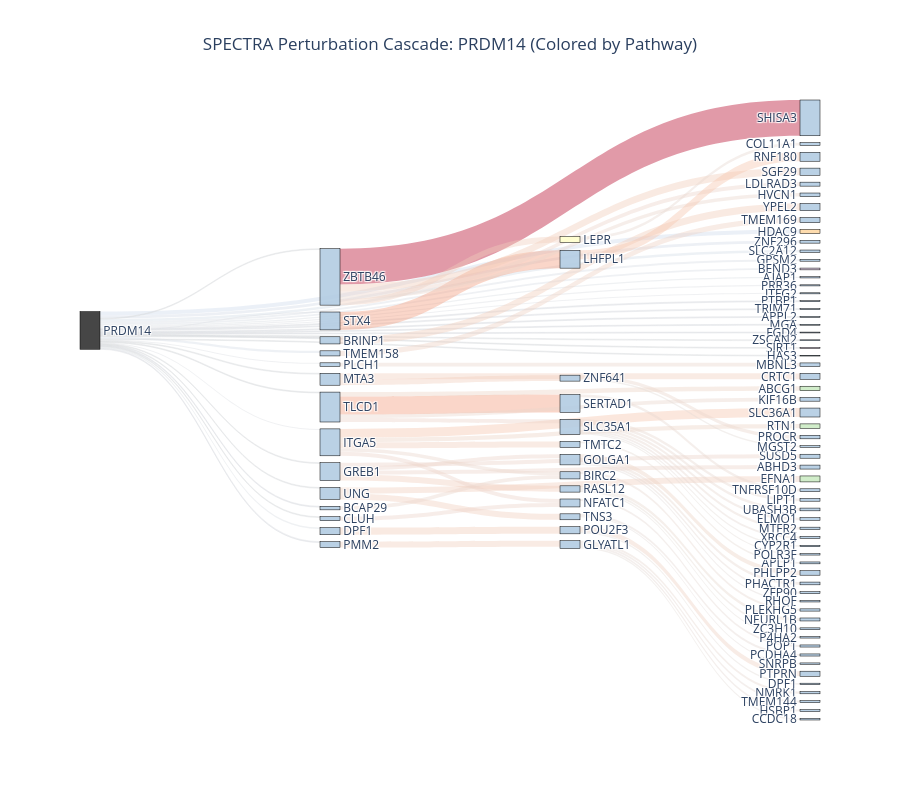

The notebook cell this image was saved under:
### Code cell
import networkx as nx
import numpy as np
import matplotlib.pyplot as plt
import plotly.graph_objects as go
import matplotlib.colors as mcolors

# A_layers = [A_1, A_2, A_3] 

# # Define Functional Groups - Gene Ontology (GO) databases
# gene_to_function = {
#     target_gene: 'Perturbed Target',
#     'HDAC9': 'Chromatin Remodeling',
#     'DPF1': 'Chromatin Remodeling',
#     'ZNF296': 'Gametogenesis',
#     'CADM1': 'Neurodevelopment',
#     'DNAH7': 'Gametogenesis',
#     'SALL4': 'Pluripotency'
#     # Any gene not in this dictionary will be marked as 'Other / Unannotated'
# }

# Automatically generate a color palette for your functional groups
unique_groups = list(set(gene_to_function.values())) + ['Other / Unannotated']
palette = plt.cm.Pastel1.colors
group_colors = {
    group: f'rgba({int(c[0]*255)}, {int(c[1]*255)}, {int(c[2]*255)}, 0.9)'
    for group, c in zip(unique_groups, palette)
}
group_colors['Perturbed Target'] = 'rgba(50, 50, 50, 0.9)' # Dark grey for the target

# Track Internal IDs vs Display Labels
internal_id_to_idx = {}
display_labels = []
node_colors = []
node_customdata = [] # To show functional group on hover

sources, targets, values, link_colors, link_customdata = [], [], [], [], []
all_signed_weights = []

def get_internal_id(gene, hop):
    return f"{gene}_hop{hop}"

def add_or_get_node(gene, hop):
    internal_id = get_internal_id(gene, hop)
    if internal_id not in internal_id_to_idx:
        internal_id_to_idx[internal_id] = len(display_labels)
        
        # Plotly only sees the clean name!
        display_labels.append(gene) 
        
        # Assign Node Color based on function
        func_group = gene_to_function.get(gene, 'Other / Unannotated')
        node_colors.append(group_colors[func_group])
        node_customdata.append(func_group)
        
    return internal_id_to_idx[internal_id]

current_sources = {target_gene}
cascade_edges = [] 

# Step 3: Extract the continuous cascading edges
for hop_idx, A in enumerate([A_1, A_2, A_3]):
    current_hop_num = hop_idx + 1
    
    A_dense = A.cpu().detach().numpy()
    A_dense[np.abs(A_dense) < minimum_signal] = 0.0
    
    G = nx.from_numpy_array(A_dense, create_using=nx.DiGraph)
    G = nx.relabel_nodes(G, idx_to_gene)
    G.remove_edges_from(nx.selfloop_edges(G))
    
    next_sources = set()
    layer_edges = []
    
    for source_gene in current_sources:
        if source_gene in G:
            for target_gene_dest in G.successors(source_gene):
                w = G[source_gene][target_gene_dest]['weight']
                layer_edges.append((source_gene, target_gene_dest, w, abs(w)))
                
    layer_edges.sort(key=lambda x: x[3], reverse=True)
    top_layer_edges = layer_edges[:K_edges]
    
    for src, tgt, w, abs_w in top_layer_edges:
        src_idx = add_or_get_node(src, current_hop_num - 1)
        tgt_idx = add_or_get_node(tgt, current_hop_num)
        
        cascade_edges.append((src_idx, tgt_idx, w, abs_w))
        next_sources.add(tgt) 
        all_signed_weights.append(w)
        
    current_sources = next_sources

# Edge Colors (Heterophily)
max_abs_w = max([abs(w) for w in all_signed_weights]) if all_signed_weights else 1.0
vmin, vmax = -max_abs_w, max_abs_w

def get_edge_color(weight, vmin, vmax, alpha=0.4):
    norm_w = (weight - vmin) / (vmax - vmin)
    rgba = plt.cm.coolwarm(norm_w)
    return f'rgba({int(rgba[0]*255)}, {int(rgba[1]*255)}, {int(rgba[2]*255)}, {alpha})'

for src_idx, tgt_idx, w, abs_w in cascade_edges:
    sources.append(src_idx)
    targets.append(tgt_idx)
    values.append(abs_w)
    link_colors.append(get_edge_color(w, vmin, vmax))
    link_customdata.append(w)

# Step 5: Render
fig = go.Figure(data=[go.Sankey(
    arrangement = "snap",
    node = dict(
        pad = 20,
        thickness = 20,
        line = dict(color = "black", width = 0.5),
        label = display_labels,       # Clean names!
        color = node_colors,          # Functional coloring!
        customdata = node_customdata,
        hovertemplate = '<b>%{label}</b><br>Group: %{customdata}<extra></extra>'
    ),
    link = dict(
        source = sources,
        target = targets,
        value = values,
        color = link_colors,
        customdata = link_customdata,
        hovertemplate = '<b>%{source.label}</b> \u2192 <b>%{target.label}</b><br>Signal Flow: %{value:.4f}<br>Learned Weight: %{customdata:.4f}<extra></extra>'
    )
)])

fig.update_layout(
    title_text=f"SPECTRA Perturbation Cascade: {target_gene} (Colored by Pathway)",
    title_x=0.5,
    font_size=12,
    height=800,
    plot_bgcolor='white'
)

fig.show()

### Figure 1 — Plotly figure (JSON) as saved in the notebook; plotly's stock layout.template omitted (floating-point values rounded to 4 significant figures)
{"data": [{"arrangement": "snap", "link": {"color": ["rgba(205, 217, 236, 0.4)", "rgba(210, 218, 231, 0.4)", "rgba(211, 219, 230, 0.4)", "rgba(213, 219, 229, 0.4)", "rgba(214, 219, 228, 0.4)", "rgba(214, 219, 228, 0.4)", "rgba(215, 219, 226, 0.4)", "rgba(216, 219, 225, 0.4)", "rgba(217, 220, 224, 0.4)", "rgba(217, 220, 224, 0.4)", "rgba(217, 220, 224, 0.4)", "rgba(217, 220, 224, 0.4)", "rgba(217, 220, 224, 0.4)", "rgba(217, 220, 224, 0.4)", "rgba(217, 220, 224, 0.4)", "rgba(217, 220, 224, 0.4)", "rgba(217, 220, 224, 0.4)", "rgba(217, 220, 224, 0.4)", "rgba(217, 220, 224, 0.4)", "rgba(217, 220, 224, 0.4)", "rgba(217, 220, 224, 0.4)", "rgba(218, 220, 223, 0.4)", "rgba(218, 220, 223, 0.4)", "rgba(218, 220, 223, 0.4)", "rgba(218, 220, 223, 0.4)", "rgba(218, 220, 223, 0.4)", "rgba(218, 220, 223, 0.4)", "rgba(218, 220, 223, 0.4)", "rgba(218, 220, 223, 0.4)", "rgba(218, 220, 223, 0.4)", "rgba(179, 3, 38, 0.4)", "rgba(243, 152, 121, 0.4)", "rgba(243, 152, 121, 0.4)", "rgba(244, 195, 171, 0.4)", "rgba(241, 202, 182, 0.4)", "rgba(241, 202, 182, 0.4)", "rgba(241, 202, 182, 0.4)", "rgba(239, 206, 188, 0.4)", "rgba(239, 206, 188, 0.4)", "rgba(239, 206, 188, 0.4)", "rgba(239, 206, 188, 0.4)", "rgba(239, 206, 188, 0.4)", "rgba(239, 206, 188, 0.4)", "rgba(239, 206, 188, 0.4)", "rgba(239, 206, 188, 0.4)", "rgba(237, 208, 193, 0.4)", "rgba(236, 210, 196, 0.4)", "rgba(236, 210, 196, 0.4)", "rgba(234, 211, 199, 0.4)", "rgba(234, 211, 199, 0.4)", "rgba(234, 211, 199, 0.4)", "rgba(234, 211, 199, 0.4)", "rgba(234, 211, 199, 0.4)", "rgba(234, 211, 199, 0.4)", "rgba(234, 211, 199, 0.4)", "rgba(232, 213, 202, 0.4)", "rgba(232, 213, 202, 0.4)", "rgba(232, 213, 202, 0.4)", "rgba(232, 213, 202, 0.4)", "rgba(232, 213, 202, 0.4)", "rgba(244, 195, 171, 0.4)", "rgba(237, 208, 193, 0.4)", "rgba(236, 210, 196, 0.4)", "rgba(232, 213, 202, 0.4)", "rgba(231, 214, 205, 0.4)", "rgba(230, 215, 207, 0.4)", "rgba(230, 215, 207, 0.4)", "rgba(230, 215, 207, 0.4)", "rgba(230, 215, 207, 0.4)", "rgba(230, 215, 207, 0.4)", "rgba(230, 215, 207, 0.4)", "rgba(229, 216, 208, 0.4)", "rgba(229, 216, 208, 0.4)", "rgba(229, 216, 208, 0.4)", "rgba(228, 216, 209, 0.4)", "rgba(228, 216, 209, 0.4)", "rgba(228, 216, 209, 0.4)", "rgba(228, 216, 209, 0.4)", "rgba(228, 216, 209, 0.4)", "rgba(228, 216, 209, 0.4)", "rgba(227, 217, 211, 0.4)", "rgba(227, 217, 211, 0.4)", "rgba(226, 217, 212, 0.4)", "rgba(226, 217, 212, 0.4)", "rgba(226, 217, 212, 0.4)", "rgba(226, 217, 212, 0.4)", "rgba(226, 217, 212, 0.4)", "rgba(226, 217, 212, 0.4)", "rgba(225, 218, 214, 0.4)", "rgba(225, 218, 214, 0.4)"], "customdata": [-0.1111, -0.07692, -0.06667, -0.0625, -0.05263, -0.05, -0.04167, -0.03333, -0.0303, -0.02941, -0.02941, -0.02941, -0.02857, -0.02778, -0.02703, -0.02632, -0.02632, -0.02564, -0.025, -0.025, -0.02381, -0.02326, -0.02326, -0.02326, -0.02326, -0.02326, -0.02273, -0.02222, -0.02174, -0.02174, 1, 0.5, 0.5, 0.25, 0.2, 0.2, 0.2, 0.1667, 0.1667, 0.1667, 0.1667, 0.1667, 0.1667, 0.1667, 0.1667, 0.1429, 0.125, 0.125, 0.1111, 0.1111, 0.1111, 0.1111, 0.1111, 0.1111, 0.1111, 0.1, 0.1, 0.1, 0.1, 0.1, 0.25, 0.1429, 0.125, 0.1, 0.08333, 0.07692, 0.07692, 0.07692, 0.07692, 0.07692, 0.07143, 0.06667, 0.0625, 0.0625, 0.05882, 0.05882, 0.05556, 0.05556, 0.05556, 0.05556, 0.05263, 0.05263, 0.04545, 0.04348, 0.04167, 0.04, 0.04, 0.04, 0.03846, 0.03846], "hovertemplate": "<b>%{source.label}</b> → <b>%{target.label}</b><br>Signal Flow: %{value:.4f}<br>Learned Weight: %{customdata:.4f}<extra></extra>", "source": [0, 0, 0, 0, 0, 0, 0, 0, 0, 0, 0, 0, 0, 0, 0, 0, 0, 0, 0, 0, 0, 0, 0, 0, 0, 0, 0, 0, 0, 0, 30, 13, 26, 12, 30, 7, 19, 23, 23, 28, 30, 12, 22, 22, 17, 4, 12, 26, 25, 28, 28, 28, 30, 12, 26, 10, 30, 12, 18, 26, 32, 36, 51, 43, 40, 41, 51, 33, 54, 54, 54, 54, 57, 45, 39, 49, 51, 54, 45, 45, 42, 40, 43, 45, 36, 54, 54, 40, 51, 39], "target": [1, 2, 3, 4, 5, 6, 7, 8, 9, 10, 11, 12, 13, 14, 15, 16, 17, 18, 19, 20, 21, 22, 23, 24, 25, 26, 27, 28, 29, 30, 31, 32, 33, 34, 35, 36, 37, 38, 39, 40, 41, 42, 43, 44, 45, 46, 47, 48, 49, 50, 51, 52, 53, 49, 54, 55, 56, 57, 57, 58, 59, 60, 61, 62, 63, 64, 65, 66, 67, 68, 69, 70, 71, 72, 73, 74, 75, 76, 77, 78, 79, 80, 81, 82, 83, 84, 85, 86, 87, 88], "value": [0.1111, 0.07692, 0.06667, 0.0625, 0.05263, 0.05, 0.04167, 0.03333, 0.0303, 0.02941, 0.02941, 0.02941, 0.02857, 0.02778, 0.02703, 0.02632, 0.02632, 0.02564, 0.025, 0.025, 0.02381, 0.02326, 0.02326, 0.02326, 0.02326, 0.02326, 0.02273, 0.02222, 0.02174, 0.02174, 1, 0.5, 0.5, 0.25, 0.2, 0.2, 0.2, 0.1667, 0.1667, 0.1667, 0.1667, 0.1667, 0.1667, 0.1667, 0.1667, 0.1429, 0.125, 0.125, 0.1111, 0.1111, 0.1111, 0.1111, 0.1111, 0.1111, 0.1111, 0.1, 0.1, 0.1, 0.1, 0.1, 0.25, 0.1429, 0.125, 0.1, 0.08333, 0.07692, 0.07692, 0.07692, 0.07692, 0.07692, 0.07143, 0.06667, 0.0625, 0.0625, 0.05882, 0.05882, 0.05556, 0.05556, 0.05556, 0.05556, 0.05263, 0.05263, 0.04545, 0.04348, 0.04167, 0.04, 0.04, 0.04, 0.03846, 0.03846]}, "node": {"color": ["rgba(50, 50, 50, 0.9)", "rgba(254, 217, 166, 0.9)", "rgba(179, 205, 227, 0.9)", "rgba(179, 205, 227, 0.9)", "rgba(179, 205, 227, 0.9)", "rgba(179, 205, 227, 0.9)", "rgba(222, 203, 228, 0.9)", "rgba(179, 205, 227, 0.9)", "rgba(179, 205, 227, 0.9)", "rgba(179, 205, 227, 0.9)", "rgba(179, 205, 227, 0.9)", "rgba(179, 205, 227, 0.9)", "rgba(179, 205, 227, 0.9)", "rgba(179, 205, 227, 0.9)", "rgba(179, 205, 227, 0.9)", "rgba(179, 205, 227, 0.9)", "rgba(179, 205, 227, 0.9)", "rgba(179, 205, 227, 0.9)", "rgba(179, 205, 227, 0.9)", "rgba(179, 205, 227, 0.9)", "rgba(179, 205, 227, 0.9)", "rgba(179, 205, 227, 0.9)", "rgba(179, 205, 227, 0.9)", "rgba(179, 205, 227, 0.9)", "rgba(179, 205, 227, 0.9)", "rgba(179, 205, 227, 0.9)", "rgba(179, 205, 227, 0.9)", "rgba(222, 203, 228, 0.9)", "rgba(179, 205, 227, 0.9)", "rgba(179, 205, 227, 0.9)", "rgba(179, 205, 227, 0.9)", "rgba(179, 205, 227, 0.9)", "rgba(179, 205, 227, 0.9)", "rgba(179, 205, 227, 0.9)", "rgba(179, 205, 227, 0.9)", "rgba(179, 205, 227, 0.9)", "rgba(179, 205, 227, 0.9)", "rgba(179, 205, 227, 0.9)", "rgba(204, 235, 197, 0.9)", "rgba(179, 205, 227, 0.9)", "rgba(179, 205, 227, 0.9)", "rgba(255, 255, 204, 0.9)", "rgba(179, 205, 227, 0.9)", "rgba(179, 205, 227, 0.9)", "rgba(179, 205, 227, 0.9)", "rgba(179, 205, 227, 0.9)", "rgba(179, 205, 227, 0.9)", "rgba(204, 235, 197, 0.9)", "rgba(204, 235, 197, 0.9)", "rgba(179, 205, 227, 0.9)", "rgba(179, 205, 227, 0.9)", "rgba(179, 205, 227, 0.9)", "rgba(179, 205, 227, 0.9)", "rgba(179, 205, 227, 0.9)", "rgba(179, 205, 227, 0.9)", "rgba(179, 205, 227, 0.9)", "rgba(179, 205, 227, 0.9)", "rgba(179, 205, 227, 0.9)", "rgba(179, 205, 227, 0.9)", "rgba(179, 205, 227, 0.9)", "rgba(179, 205, 227, 0.9)", "rgba(179, 205, 227, 0.9)", "rgba(179, 205, 227, 0.9)", "rgba(179, 205, 227, 0.9)", "rgba(179, 205, 227, 0.9)", "rgba(179, 205, 227, 0.9)", "rgba(179, 205, 227, 0.9)", "rgba(179, 205, 227, 0.9)", "rgba(179, 205, 227, 0.9)", "rgba(179, 205, 227, 0.9)", "rgba(179, 205, 227, 0.9)", "rgba(179, 205, 227, 0.9)", "rgba(179, 205, 227, 0.9)", "rgba(179, 205, 227, 0.9)", "rgba(179, 205, 227, 0.9)", "rgba(179, 205, 227, 0.9)", "rgba(179, 205, 227, 0.9)", "rgba(179, 205, 227, 0.9)", "rgba(179, 205, 227, 0.9)", "rgba(179, 205, 227, 0.9)", "rgba(179, 205, 227, 0.9)", "rgba(179, 205, 227, 0.9)", "rgba(179, 205, 227, 0.9)", "rgba(179, 205, 227, 0.9)", "rgba(179, 205, 227, 0.9)", "rgba(179, 205, 227, 0.9)", "rgba(179, 205, 227, 0.9)", "rgba(179, 205, 227, 0.9)", "rgba(179, 205, 227, 0.9)"], "customdata": ["Perturbed Target", "Peptidyl-lysine deacetylation", "Other / Pleiotropic", "Other / Pleiotropic", "Other / Pleiotropic", "Other / Pleiotropic", "Rdna heterochromatin formation", "Other / Pleiotropic", "Other / Pleiotropic", "Other / Pleiotropic", "Other / Pleiotropic", "Other / Pleiotropic", "Other / Pleiotropic", "Other / Pleiotropic", "Other / Pleiotropic", "Other / Pleiotropic", "Other / Pleiotropic", "Other / Pleiotropic", "Other / Pleiotropic", "Other / Pleiotropic", "Other / Pleiotropic", "Other / Pleiotropic", "Other / Pleiotropic", "Other / Pleiotropic", "Other / Pleiotropic", "Other / Pleiotropic", "Other / Pleiotropic", "Rdna heterochromatin formation", "Other / Pleiotropic", "Other / Pleiotropic", "Other / Pleiotropic", "Other / Pleiotropic", "Other / Pleiotropic", "Other / Pleiotropic", "Other / Pleiotropic", "Other / Pleiotropic", "Other / Pleiotropic", "Other / Pleiotropic", "Regulation of amyloid-beta formation", "Other / Pleiotropic", "Other / Pleiotropic", "Cellular response to leptin stimulus", "Other / Pleiotropic", "Other / Pleiotropic", "Other / Pleiotropic", "Other / Pleiotropic", "Other / Pleiotropic", "Regulation of amyloid-beta formation", "Regulation of amyloid-beta formation", "Other / Pleiotropic", "Other / Pleiotropic", "Other / Pleiotropic", "Other / Pleiotropic", "Other / Pleiotropic", "Other / Pleiotropic", "Other / Pleiotropic", "Other / Pleiotropic", "Other / Pleiotropic", "Other / Pleiotropic", "Other / Pleiotropic", "Other / Pleiotropic", "Other / Pleiotropic", "Other / Pleiotropic", "Other / Pleiotropic", "Other / Pleiotropic", "Other / Pleiotropic", "Other / Pleiotropic", "Other / Pleiotropic", "Other / Pleiotropic", "Other / Pleiotropic", "Other / Pleiotropic", "Other / Pleiotropic", "Other / Pleiotropic", "Other / Pleiotropic", "Other / Pleiotropic", "Other / Pleiotropic", "Other / Pleiotropic", "Other / Pleiotropic", "Other / Pleiotropic", "Other / Pleiotropic", "Other / Pleiotropic", "Other / Pleiotropic", "Other / Pleiotropic", "Other / Pleiotropic", "Other / Pleiotropic", "Other / Pleiotropic", "Other / Pleiotropic", "Other / Pleiotropic", "Other / Pleiotropic"], "hovertemplate": "<b>%{label}</b><br>Group: %{customdata}<extra></extra>", "label": ["PRDM14", "HDAC9", "ZNF296", "SLC2A12", "TMEM158", "GPSM2", "BEND3", "DPF1", "AJAP1", "PRR36", "PLCH1", "ITFG2", "ITGA5", "STX4", "PTBP1", "TRIM71", "APPL2", "PMM2", "BCAP29", "BRINP1", "MGA", "FGD4", "MTA3", "UNG", "ZSCAN2", "CLUH", "TLCD1", "SIRT1", "GREB1", "HAS3", "ZBTB46", "SHISA3", "LHFPL1", "SERTAD1", "SLC36A1", "SGF29", "POU2F3", "YPEL2", "EFNA1", "TNS3", "RASL12", "LEPR", "TMTC2", "ZNF641", "CRTC1", "GLYATL1", "TMEM169", "RTN1", "ABCG1", "NFATC1", "SUSD5", "GOLGA1", "ABHD3", "LDLRAD3", "SLC35A1", "MBNL3", "HVCN1", "BIRC2", "KIF16B", "RNF180", "PTPRN", "PHLPP2", "PROCR", "NEURL1B", "COL11A1", "PHACTR1", "TNFRSF10D", "LIPT1", "UBASH3B", "ELMO1", "MTFR2", "PLEKHG5", "NMRK1", "PCDHA4", "POP1", "ZFP90", "XRCC4", "TMEM144", "HSBP1", "APLP1", "ZC3H10", "MGST2", "CCDC18", "DPF1", "CYP2R1", "POLR3F", "P4HA2", "RHOF", "SNRPB"], "line": {"color": "black", "width": 0.5}, "pad": 20, "thickness": 20}, "type": "sankey"}], "layout": {"font": {"size": 12}, "height": 800, "plot_bgcolor": "white", "title": {"text": "SPECTRA Perturbation Cascade: PRDM14 (Colored by Pathway)", "x": 0.5}}}
